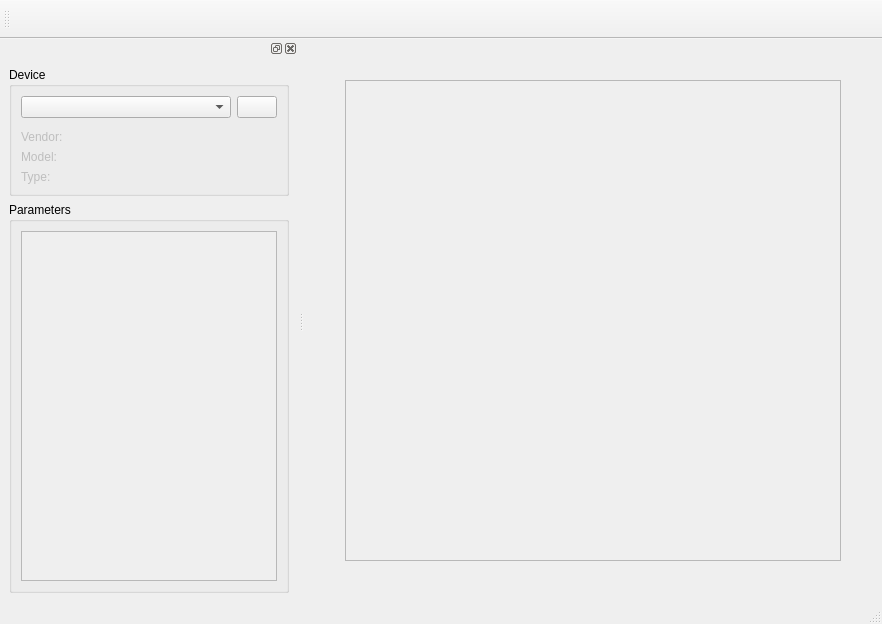
<?xml version="1.0" encoding="UTF-8"?>
<ui version="4.0">
 <class>MainWindow</class>
 <widget class="QMainWindow" name="MainWindow">
  <property name="geometry">
   <rect>
    <x>0</x>
    <y>0</y>
    <width>882</width>
    <height>624</height>
   </rect>
  </property>
  <property name="windowTitle">
   <string>Scanner</string>
  </property>
  <widget class="QWidget" name="centralwidget">
   <layout class="QGridLayout" name="gridLayout">
    <property name="spacing">
     <number>0</number>
    </property>
    <item row="0" column="1">
     <widget class="Ruller" name="ruller_top" native="true">
      <property name="minimumSize">
       <size>
        <width>0</width>
        <height>32</height>
       </size>
      </property>
     </widget>
    </item>
    <item row="1" column="1">
     <widget class="QScrollArea" name="scrollArea">
      <widget class="DrawingSurface" name="scrollAreaWidgetContents">
       <property name="geometry">
        <rect>
         <x>0</x>
         <y>0</y>
         <width>0</width>
         <height>0</height>
        </rect>
       </property>
      </widget>
     </widget>
    </item>
    <item row="1" column="2">
     <widget class="Ruller" name="ruller_right" native="true">
      <property name="minimumSize">
       <size>
        <width>32</width>
        <height>0</height>
       </size>
      </property>
     </widget>
    </item>
    <item row="2" column="1">
     <widget class="Ruller" name="ruller_bottom" native="true">
      <property name="minimumSize">
       <size>
        <width>0</width>
        <height>32</height>
       </size>
      </property>
     </widget>
    </item>
    <item row="1" column="0">
     <widget class="Ruller" name="ruller_left" native="true">
      <property name="minimumSize">
       <size>
        <width>32</width>
        <height>0</height>
       </size>
      </property>
     </widget>
    </item>
   </layout>
  </widget>
  <widget class="QMenuBar" name="menubar">
   <property name="geometry">
    <rect>
     <x>0</x>
     <y>0</y>
     <width>882</width>
     <height>34</height>
    </rect>
   </property>
  </widget>
  <widget class="QStatusBar" name="statusbar"/>
  <widget class="QDockWidget" name="dockWidget">
   <property name="allowedAreas">
    <set>Qt::LeftDockWidgetArea|Qt::RightDockWidgetArea</set>
   </property>
   <attribute name="dockWidgetArea">
    <number>1</number>
   </attribute>
   <widget class="QWidget" name="dockWidgetContents">
    <layout class="QVBoxLayout" name="verticalLayout">
     <item>
      <widget class="QGroupBox" name="groupBox">
       <property name="title">
        <string>Device</string>
       </property>
       <layout class="QVBoxLayout" name="verticalLayout_2">
        <item>
         <layout class="QHBoxLayout" name="horizontalLayout" stretch="1,0">
          <item>
           <widget class="QComboBox" name="comboBox_devices"/>
          </item>
          <item>
           <widget class="QPushButton" name="btnReloadDevs">
            <property name="icon">
             <iconset resource="../build/gui.debug/qm/app.qrc">
              <normaloff>:/icons/reload-24.png</normaloff>:/icons/reload-24.png</iconset>
            </property>
            <property name="iconSize">
             <size>
              <width>24</width>
              <height>24</height>
             </size>
            </property>
           </widget>
          </item>
         </layout>
        </item>
        <item>
         <layout class="QFormLayout" name="formLayout">
          <property name="topMargin">
           <number>6</number>
          </property>
          <item row="0" column="0">
           <widget class="QLabel" name="label_cap_vendor">
            <property name="enabled">
             <bool>false</bool>
            </property>
            <property name="text">
             <string>Vendor:</string>
            </property>
           </widget>
          </item>
          <item row="0" column="1">
           <widget class="QLabel" name="label_dev_vendor">
            <property name="text">
             <string/>
            </property>
           </widget>
          </item>
          <item row="1" column="0">
           <widget class="QLabel" name="label_cap_model">
            <property name="enabled">
             <bool>false</bool>
            </property>
            <property name="text">
             <string>Model:</string>
            </property>
           </widget>
          </item>
          <item row="1" column="1">
           <widget class="QLabel" name="label_dev_model">
            <property name="text">
             <string/>
            </property>
           </widget>
          </item>
          <item row="2" column="0">
           <widget class="QLabel" name="label_cap_type">
            <property name="enabled">
             <bool>false</bool>
            </property>
            <property name="text">
             <string>Type:</string>
            </property>
           </widget>
          </item>
          <item row="2" column="1">
           <widget class="QLabel" name="label_dev_type">
            <property name="text">
             <string/>
            </property>
           </widget>
          </item>
         </layout>
        </item>
       </layout>
      </widget>
     </item>
     <item>
      <widget class="QGroupBox" name="groupBox_2">
       <property name="title">
        <string>Parameters</string>
       </property>
       <layout class="QHBoxLayout" name="horizontalLayout_2">
        <item>
         <widget class="QTableView" name="tableView_device_opts">
          <property name="enabled">
           <bool>false</bool>
          </property>
         </widget>
        </item>
       </layout>
      </widget>
     </item>
    </layout>
   </widget>
  </widget>
  <widget class="QToolBar" name="toolBar">
   <property name="windowTitle">
    <string>toolBar</string>
   </property>
   <attribute name="toolBarArea">
    <enum>TopToolBarArea</enum>
   </attribute>
   <attribute name="toolBarBreak">
    <bool>false</bool>
   </attribute>
   <addaction name="actionStartScan"/>
   <addaction name="actionStopScan"/>
   <addaction name="actionSave"/>
   <addaction name="actionZoomIn"/>
   <addaction name="actionZoomOut"/>
   <addaction name="actionMirrorVert"/>
   <addaction name="actionMirrorHorz"/>
   <addaction name="actionRotateClockwise"/>
   <addaction name="actionRotateCounterClockwise"/>
  </widget>
  <action name="actionStartScan">
   <property name="enabled">
    <bool>false</bool>
   </property>
   <property name="icon">
    <iconset resource="../build/gui.debug/qm/app.qrc">
     <normaloff>:/icons/scan.png</normaloff>:/icons/scan.png</iconset>
   </property>
  </action>
  <action name="actionStopScan">
   <property name="enabled">
    <bool>false</bool>
   </property>
   <property name="icon">
    <iconset resource="../build/gui.debug/qm/app.qrc">
     <normaloff>:/icons/stop.png</normaloff>:/icons/stop.png</iconset>
   </property>
  </action>
  <action name="actionZoomIn">
   <property name="enabled">
    <bool>false</bool>
   </property>
   <property name="icon">
    <iconset resource="../build/gui.debug/qm/app.qrc">
     <normaloff>:/icons/zoom-in.png</normaloff>:/icons/zoom-in.png</iconset>
   </property>
  </action>
  <action name="actionZoomOut">
   <property name="enabled">
    <bool>false</bool>
   </property>
   <property name="icon">
    <iconset resource="../build/gui.debug/qm/app.qrc">
     <normaloff>:/icons/zoom-out.png</normaloff>:/icons/zoom-out.png</iconset>
   </property>
  </action>
  <action name="actionSave">
   <property name="enabled">
    <bool>false</bool>
   </property>
   <property name="icon">
    <iconset resource="../build/gui.debug/qm/app.qrc">
     <normaloff>:/icons/save.png</normaloff>:/icons/save.png</iconset>
   </property>
  </action>
  <action name="actionMirrorVert">
   <property name="enabled">
    <bool>false</bool>
   </property>
   <property name="icon">
    <iconset resource="../build/gui.debug/qm/app.qrc">
     <normaloff>:/icons/mirror-vert.png</normaloff>:/icons/mirror-vert.png</iconset>
   </property>
  </action>
  <action name="actionMirrorHorz">
   <property name="enabled">
    <bool>false</bool>
   </property>
   <property name="icon">
    <iconset resource="../build/gui.debug/qm/app.qrc">
     <normaloff>:/icons/mirror-horz.png</normaloff>:/icons/mirror-horz.png</iconset>
   </property>
  </action>
  <action name="actionRotateClockwise">
   <property name="enabled">
    <bool>false</bool>
   </property>
   <property name="icon">
    <iconset resource="../build/gui.debug/qm/app.qrc">
     <normaloff>:/icons/rotate-clock.png</normaloff>:/icons/rotate-clock.png</iconset>
   </property>
  </action>
  <action name="actionRotateCounterClockwise">
   <property name="enabled">
    <bool>false</bool>
   </property>
   <property name="icon">
    <iconset resource="../build/gui.debug/qm/app.qrc">
     <normaloff>:/icons/rotate-counter-clock.png</normaloff>:/icons/rotate-counter-clock.png</iconset>
   </property>
  </action>
 </widget>
 <customwidgets>
  <customwidget>
   <class>DrawingSurface</class>
   <extends>QWidget</extends>
   <header>drawingsurface.h</header>
   <container>1</container>
  </customwidget>
  <customwidget>
   <class>Ruller</class>
   <extends>QWidget</extends>
   <header>ruller.h</header>
   <container>1</container>
  </customwidget>
 </customwidgets>
 <resources>
  <include location="../build/gui.debug/qm/app.qrc"/>
 </resources>
 <connections/>
</ui>
